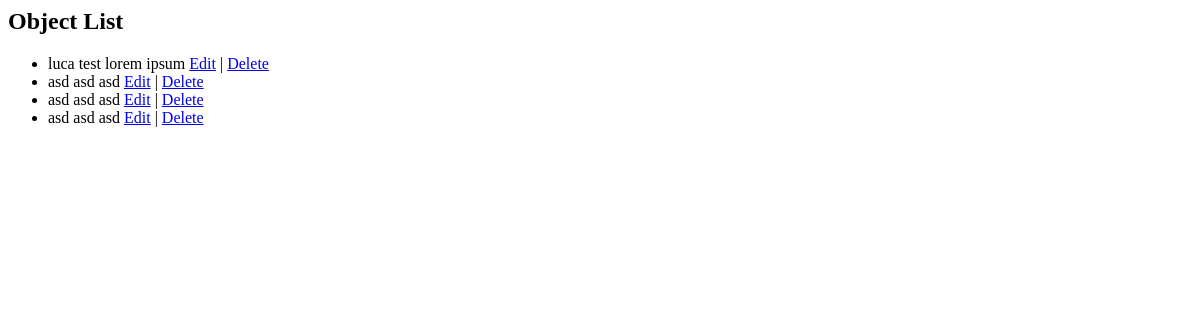
Before: /blog_read/ with the older database file.
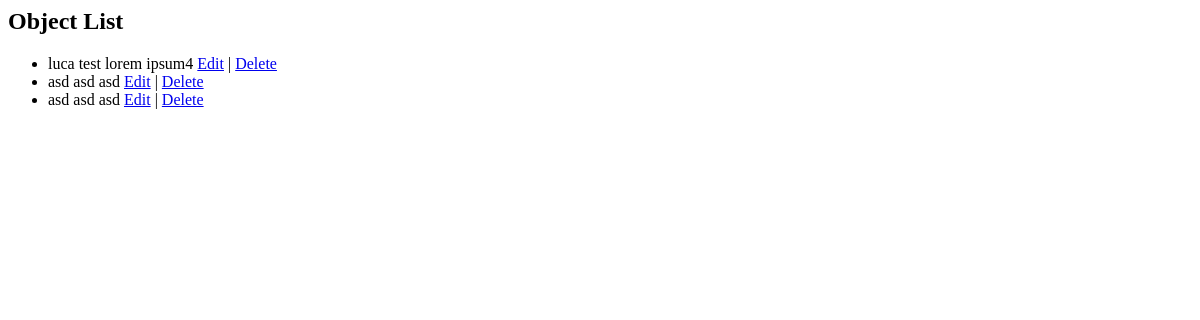
After: the same page with the newer database file.
### blog/models.py (models this page shows)
class BlogPost(models.Model):
    username = models.CharField(max_length=30)
    title=models.CharField(max_length=100)
    content = models.TextField()

### blog/views.py (the view)
# urls.py: path('blog_read/', BlogPostListView.as_view(), name='read_class'),
class BlogPostListView(ListView):
    model = BlogPost
    template_name = 'blog_read.html'
    context_object_name = 'objects'

### blog/templates/blog_read.html
{% block content %}
  <h2>Object List</h2>
  <ul>
    {% for object in object_list %}
      <li>
        {{ object.username }}
        {{ object.title }}
        {{ object.content }}
        <a href="{% url 'update_class' object.id %}">Edit</a> |
        <a href="{% url 'delete_class' object.id %}">Delete</a>
      </li>
    {% empty %}
      <li>No objects available.</li>
    {% endfor %}
  </ul>
{% endblock %}

Changed rows visible on the page:
removed BlogPost: username "asd", title "asd", content "asd"
changed BlogPost "luca": content "lorem ipsum" → "lorem ipsum4"
